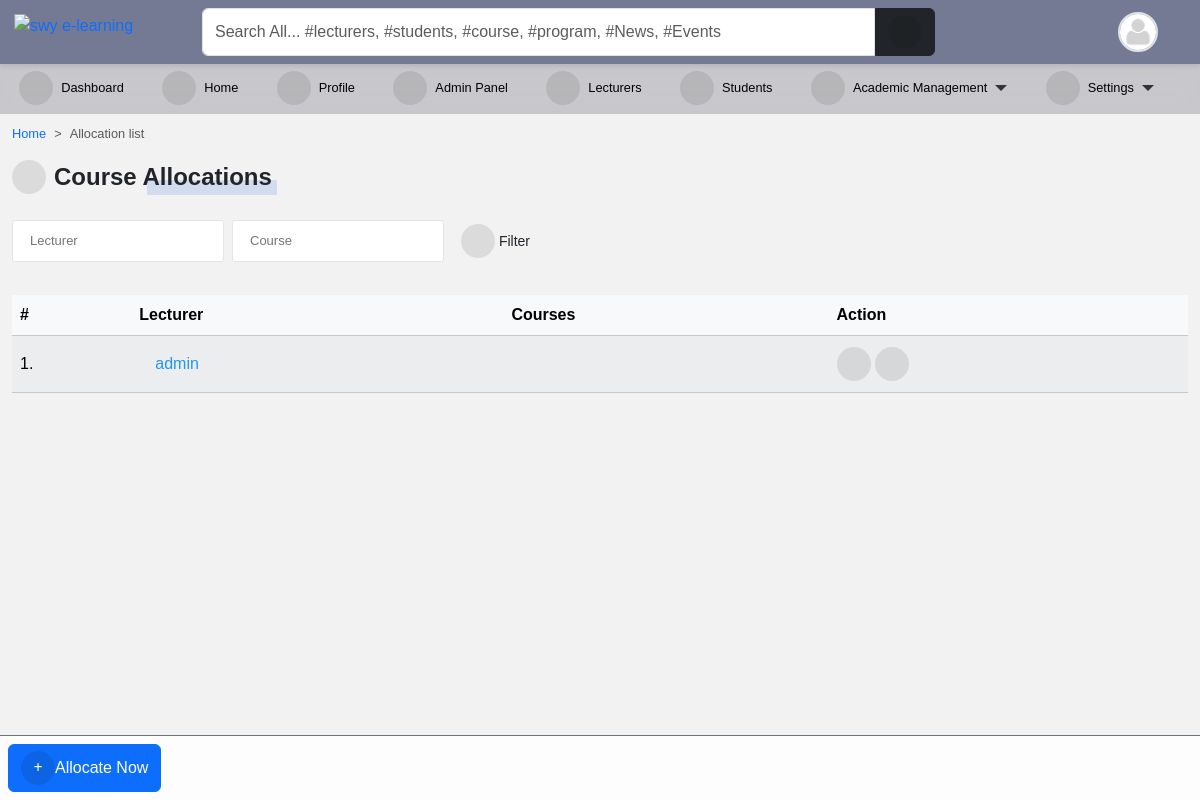
The app's page /programs/course/allocated/ (signed in), older data.
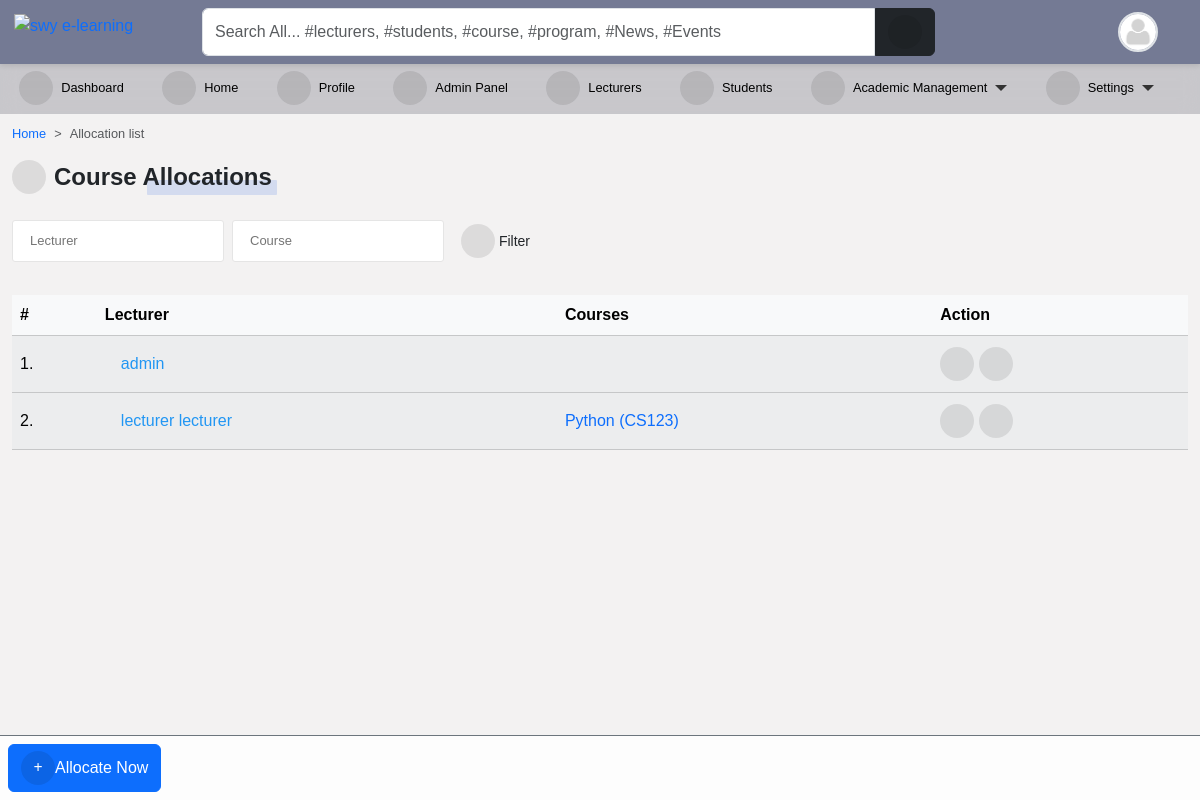
The same page, newer data.
### course/models.py (models this page shows, shortened)
class CourseAllocation(models.Model):
    lecturer = models.ForeignKey(
        settings.AUTH_USER_MODEL,
        on_delete=models.CASCADE,
        related_name="allocated_lecturer",
    )
    courses = models.ManyToManyField(Course, related_name="allocated_course")
    session = models.ForeignKey(
        "core.Session", on_delete=models.CASCADE, blank=True, null=True
    )

class Course(models.Model):
    slug = models.SlugField(blank=True, unique=True)
    title = models.CharField(max_length=200, null=True)
    code = models.CharField(max_length=200, unique=True, null=True)
    credit = models.IntegerField(null=True, default=0)
    summary = models.TextField(max_length=200, blank=True, null=True)
    program = models.ForeignKey(Program, on_delete=models.CASCADE)
    level = models.CharField(max_length=25, choices=LEVEL, null=True)
    year = models.IntegerField(choices=YEARS, default=0)
    semester = models.CharField(choices=SEMESTER, max_length=200)
    is_elective = models.BooleanField(default=False, blank=True, null=True)
    objects = CourseManager()
    def __str__(self):
        return "{0} ({1})".format(self.title, self.code)
    def get_absolute_url(self):
        return reverse("course_detail", kwargs={"slug": self.slug})

### accounts/models.py (models this page shows, shortened)
class User(AbstractUser):
    is_student = models.BooleanField(default=False)
    is_lecturer = models.BooleanField(default=False)
    gender = models.CharField(max_length=1, choices=GENDERS, blank=True, null=True)
    phone = models.CharField(max_length=60, blank=True, null=True)
    address = models.CharField(max_length=60, blank=True, null=True)
    picture = models.ImageField(
        upload_to="profile_pictures/%y/%m/%d/", default="default.png", null=True
    )
    email = models.EmailField(blank=True, null=True)
    username_validator = ASCIIUsernameValidator()
    objects = CustomUserManager()
    class Meta:
        ordering = ("-date_joined",)
    @property
    def get_full_name(self):
        full_name = self.username
        if self.first_name and self.last_name:
            full_name = self.first_name + " " + self.last_name
        return full_name
    @property
    def get_user_role(self):
        if self.is_superuser:
            role = "Admin"
        elif self.is_student:
            role = "Student"
        elif self.is_lecturer:
            role = "Lecturer"
        return role
    def get_absolute_url(self):
        return reverse("profile_single", kwargs={"id": self.id})

### course/views.py (the view)
@method_decorator([login_required(login_url='login')], name="dispatch")
class CourseAllocationFilterView(FilterView):
    filterset_class = CourseAllocationFilter
    template_name = "course/course_allocation_view.html"
    def get_context_data(self, **kwargs):
        context = super().get_context_data(**kwargs)
        context["title"] = "Course Allocations"
        return context

### templates/course/course_allocation_view.html (shortened to what this page needs)
{% extends 'base.html' %}
{% block content %}
<nav style="--bs-breadcrumb-divider: '>';" aria-label="breadcrumb">
    <ol class="breadcrumb">
        <li class="breadcrumb-item"><a href="/">Home</a></li>
        <li class="breadcrumb-item active" aria-current="page">Allocation list</li>
    </ol>
</nav>
{% if request.user.is_superuser %}
<div class="manage-wrap">
    <a class="btn btn-primary" href="{% url 'course_allocation' %}"><i class="fas fa-plus"></i>Allocate Now</a>
</div>
{% endif %}
<div class="title-1"><i class="fas fa-tasks"></i>Course Allocations</div>
<br>
<br>
{% include 'snippets/filter_form.html' %}
<div class="table-responsive table-shadow p-0 mt-4">
    <table class="table table-light table-striped">
        <thead>
            <tr>
                <th>#</th>
                <th>Lecturer</th>
                <th>Courses</th>
                {% if request.user.is_superuser %}
                <th>Action</th>
                {% endif %}
            </tr>
        </thead>
        {% for course in filter.qs %}
        <tbody>
            <tr>
                <td> {{ forloop.counter }}.</td>
                <td><a href="{{ course.lecturer.get_absolute_url }}">{{ course.lecturer.get_full_name }}</a></td>
                <td><div class="flex">{% for i in course.courses.all %}
                        <div class="flex"><a class="edit-btn" href="{{ i.get_absolute_url }}">{{ i }}</a></div>
                    {% endfor %}</div>
                </td>
                {% if request.user.is_superuser %}
                <td><div class="update-delete">
                    <a href="{% url 'edit_allocated_course' pk=course.pk %}" class="update" title="Edit or Update">
                        <i class="fas fa-edit"></i>
                    </a>
                    <a href="{% url 'course_deallocate' pk=course.pk %}" class="delete" title="Deallocate">
                        <i class="fas fa-trash-alt"></i>
                    </a>
                    </div>
                </td>
                {% endif %}
            </tr>
        {% endfor %}
    </table>
</div>
{% endblock content %}

Row changes from the older to the newer data that the page shows:
added CourseAllocation: lecturer.get_full_name "lecturer lecturer"
added Course: title+code "Python (CS123)"
